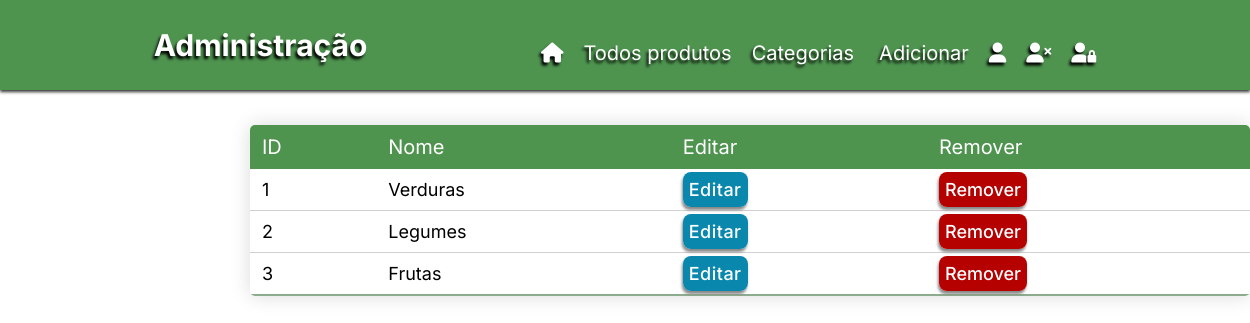
The page /category on the database its author committed.
### shop/produtos/models.py (models this page shows, shortened)
class Category(db.Model):
    id= db.Column(db.Integer, primary_key=True)
    name= db.Column(db.String(30), nullable=False, unique=True)

### shop/admin/routes.py (the view)
@app.route('/category')
def category():
    categories=  Category.query.order_by(Category.id.desc()).all()
    return render_template('admin/cat.html', title='Category page', categories=categories)

### shop/templates/admin/cat.html (shortened to what this page needs)
{% block content %}
<!DOCTYPE html>
<html lang="pt-br">
<head>
    <link rel="stylesheet" href="{{url_for('static', filename='css/style.css')}}">
</head>
<body>
    <nav class="navbar">
        <div class="logo">
            <a href="/admin" >
                <h1>Administração</h1>
            </a>
        </div>
        <ul class="nav-list">
            <li>
                <a href="/" title="LOJA.">
                    <i class="fa-solid fa-house"></i>
                </a>
            </li>
            <li><a href="/admin">Todos produtos</a></li>
            <li><a href="/category">Categorias</a></li>
            <div class="conteiner">
                <button class="click">Adicionar</button>
            </div>
            <li><a href="/admin/login" title="Login/Register">
                <i class="fa-solid fa-user"></i>
            </a>
            </li>
            <li>
                <a href="/logout" title="Logout">
                    <i class="fa-solid fa-user-xmark"></i>
                </a>
            </li>
            <li><a href="/admin" title="Área retrista">
                <i class="fa-solid fa-user-lock"></i>
            </a>
            </li>
        </ul>
    </nav>
    <table class="content-table">
        <thead>
            <tr>
                <th>ID</th>
                <th>Nome</th>
                <th>Editar</th>
                <th>Remover</th>
            </tr>
        </thead>
            {% if categories %}
            {% for category in categories %}
        <tbody>
                <td>{{loop.index}}</td>
                <td>{{category.name}}</td>
                <td>
                    <a href="{{url_for('updatecat', id=category.id)}}" class="btn-edit">
                        Editar
                    </a>
                </td>
                <td>
                    <a href="{{url_for('deletecat', id=category.id)}}" class="btn-delete">
                        Remover
                    </a>
                </td>
            {% endfor %}
            {% endif %}
        </tbody>
</body>
</html>
{% endblock content %}

### shop/static/css/style.css (style rules this page uses)
* { margin: 0; padding: 0; box-sizing: border-box; scroll-behavior: smooth; }
body { overflow-x: hidden; background: #ffffff; }
.navbar a { font-size: 20px; color: rgb(255, 255, 255); text-decoration: none; transition: 0.3s; }
ul { list-style: none; }
.navbar { text-shadow: -2px 3px 3px rgb(0, 0, 0); font-family: 'Inter', sans-serif; background: #4E944F; position: static; height: 90px; display: flex; align-items: center; width: 100%; justify-content: space-evenly; color: rgb(255, 255, 255); z-index: 1300; box-shadow: 0px 2px 3px #353535; }
.nav-list { list-style: none; display: flex; margin-top: 15px; }
.nav-list li { margin-left: 20px; }
.conteiner { position: relative; }
.click { outline: none; border: none; background-color: #4E944F; text-shadow: -2px 3px 3px rgb(0, 0, 0); font-family: 'Inter', sans-serif; font-size: 20px; color: rgb(255, 255, 255); text-decoration: none; transition: 0.3s; margin-left: 25px; }
.content-table { z-index: -1; color: black; font-family: 'Inter'; position:absolute; top:15%; left: 20%; border-collapse: collapse; margin: 5px 0; margin-bottom: 50px; font-size: 0.9em; min-width: 1000px; border-radius: 5px; overflow: hidden; box-shadow: 0 0 20px rgba(0, 0, 0, 0.15); }
.content-table thead tr { font-size: 20px; background: rgb(78, 148, 79); color: #ffffff; text-align: left; font-weight: bold; }
.content-table td { font-size: 18px; }
.content-table th, .content-table td { font-weight: 400; padding: 10px 12px; }
.content-table tbody:last-of-type { border-bottom: 2px solid rgb(140, 172, 141); }
.btn-edit { margin-bottom: 3px; margin-top: 10px; width: 20%; padding: 7px 6px; border: none; border-radius: 8px; outline: none; font-weight: 500; letter-spacing: 0.5px; color: #ffffff; background: rgb(10, 135, 173); cursor: pointer; box-shadow: -1px 3px 3px #888787; text-decoration: none; }
.btn-delete { margin-bottom: 3px; margin-top: 10px; width: 20%; padding: 7px 6px; border: none; border-radius: 8px; outline: none; font-weight: 500; color: #ffffff; background: rgb(182, 1, 1); cursor: pointer; box-shadow: -1px 3px 3px #888787; text-decoration: none; }

### rows shown on the page
Category: name "Verduras"
Category: name "Legumes"
Category: name "Frutas"
